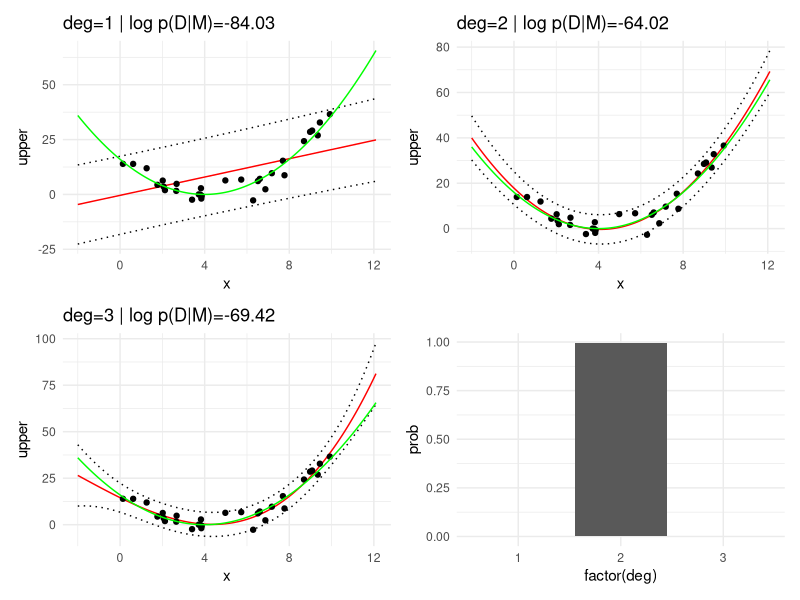

Generate this figure with R:
library(tidyverse)
library(patchwork)

poly_design <- function(x, deg) {
  sapply(
    0:deg,
    function(p) x^p
  ) |>
    as.matrix()
}

generate_data <- function(N, seed) {
  set.seed(seed)

  x_train <- runif(N, 0, 10)
  y_train <- (x_train - 4)^2 + 4 * rnorm(N)

  x_true <- seq(-2, 12.1, length.out = 100)
  y_true <- (x_true - 4)^2

  list(
    x_train = x_train,
    y_train = y_train,
    x_true = x_true,
    y_true = y_true
  )
}

empirical_bayes <- function(X, y) {

  fn <- function(params) {
    -log_p_D_M(
      X, y,
      exp(params[1]), exp(params[2])
    )
  }

  opt <- optim(c(0, 0), fn)

  list(
    alpha = exp(opt$par[1]),
    beta = exp(opt$par[2])
  )
}

# p(D|M) = ∫ p(D|θ,M) p(θ|M) dθ
log_p_D_M <- function(X, y, alpha, beta) {
  N <- nrow(X)
  M <- ncol(X)

  m0 <- rep(0, M)                 # prior mean
  S0_inv <- alpha * diag(M)       # prior precision

  SN_inv <- S0_inv + beta * t(X) %*% X   # posterior precision
  SN <- solve(SN_inv)                    # posterior covariance
  mN <- SN %*% (S0_inv %*% m0 + beta * t(X) %*% y)  # posterior mean

  resid <- y - X %*% mN            # residuals at posterior mean
  logdetSN <- determinant(
    SN,
    logarithm = TRUE
  )$modulus

  as.numeric((
    M * log(alpha) +               # prior contribution
      N * log(beta) -              # likelihood precision
        beta * t(resid) %*% resid -  # data fit
        M * log(2 * pi) -            # constant
        alpha * t(mN) %*% mN +       # prior at posterior mean
        logdetSN                     # posterior volume
  ) / 2)
}

generate_plots <- function(N) {
  dat <- generate_data(N, 1)

  x_train <- dat$x_train
  y_train <- dat$y_train
  x_true <- dat$x_true
  y_true <- dat$y_true

  plots <- list()
  log_p_D_M_vals <- c()

  for (deg in deg_values) {
    X_train <- poly_design(x_train, deg)
    X_train <- cbind(
      1,
      poly(x_train, deg, raw = TRUE)
    )

    eb <- empirical_bayes(X_train, y_train)

    log_p_D_M_val <- log_p_D_M(
      X_train,
      y_train,
      eb$alpha,
      eb$beta
    )

    log_p_D_M_vals <- c(
      log_p_D_M_vals,
      log_p_D_M_val
    )

    X_true <- poly_design(x_true, deg)
    X_true <- cbind(
      1,
      poly(x_true, deg, raw = TRUE)
    )

    # posterior: p(θ|D) ∝ p(D|θ) p(θ)
    m0 <- rep(0, ncol(X_train))
    S0_inv <- eb$alpha * diag(ncol(X_train))
    SN_inv <- S0_inv +
      eb$beta * t(X_train) %*% X_train
    SN <- solve(SN_inv)
    mN <- SN %*%
      (S0_inv %*% m0 +
         eb$beta * t(X_train) %*% y_train)

    y_mean <- as.vector(X_true %*% mN)
    y_std <- sqrt(
      1/eb$beta +
        rowSums((X_true %*% SN) * X_true)
    )

    df <- tibble(
      x = x_true,
      mean = y_mean,
      upper = y_mean + 2 * y_std,
      lower = y_mean - 2 * y_std
    )

    p <- ggplot(
      df,
     aes(x = x)
    ) +
      geom_line(
        aes(y = upper), linetype = "dotted"
      ) +
      geom_line(
        aes(y = lower), linetype = "dotted"
      ) +
      geom_line(
        aes(y = mean), color = "red"
      ) +
      geom_point(
        data = tibble(
          x = x_train,
          y = y_train
        ),
        aes(x, y),
        inherit.aes = FALSE
      ) +
      geom_line(
        data = tibble(
          x = x_true,
          y = y_true
        ),
        aes(x, y),
        color = "green"
      ) +
      ggtitle(
        paste0(
          "deg=", deg,
          " | log p(D|M)=", round(log_p_D_M_val, 2)
        )
      ) +
      theme_minimal()

    plots[[deg]] <- p
  }

  # p(M|D) ∝ p(D|M) * p(M), with uniform p(M)
  # p(M) = 1/3
  p_M_given_D <- exp(log_p_D_M_vals)
  p_M_given_D <- p_M_given_D /
    sum(p_M_given_D)

  pbar <- tibble(
    deg = deg_values,
    prob = p_M_given_D
  ) |>
    ggplot(aes(x = factor(deg), y = prob)) +
    geom_col() +
    theme_minimal()

  plots <- c(plots, list(pbar))
  plots
}

alpha <- 0.01
beta <- 0.1
N_values <- c(5, 30)
deg_values <- c(1, 2, 3)

## wrap_plots(generate_plots(N_values[1]))
wrap_plots(generate_plots(N_values[2]))
